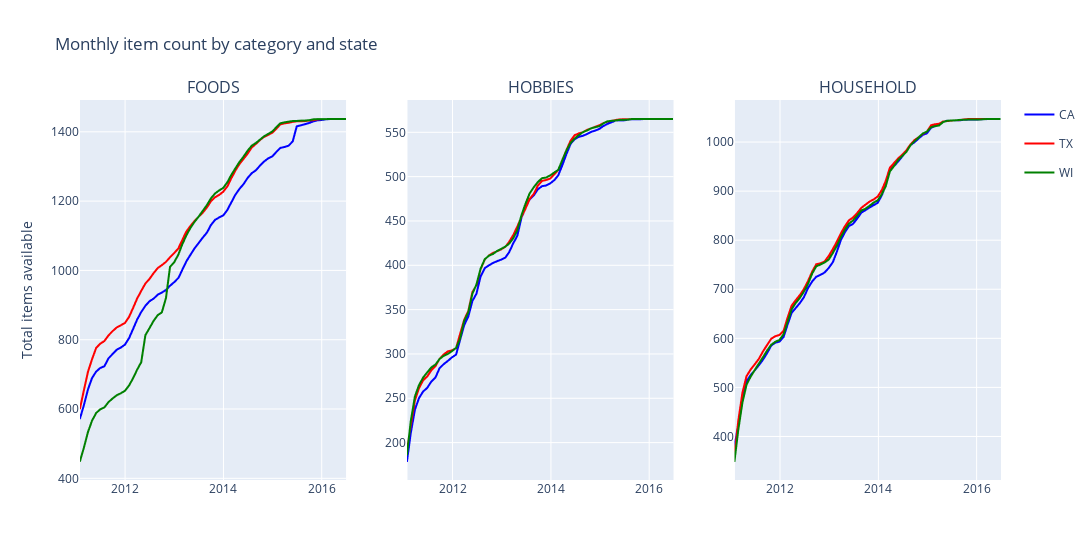

Here is the notebook cell this chart was saved with:
### Markdown cell above
There is some imbalance in product count in categories and departments.

### Code cell
# how many of each category are on sale over time

# first get the number count of each product in each state over time (sum of all stores)
to_plot = \
(df
.groupby(['cat_id','state_id','item_id','wm_yr_wk'], observed=True)
.agg(item_count=('sell_price_cent','count'))
.reset_index())

# divide through by the number of stores in that state
for state, n_stores in {'CA':4,'WI':3,'TX':3}.items():
    to_plot.item_count = np.where(
        to_plot.state_id.values==state, # condition
        to_plot.item_count.values/n_stores, # where true 
        to_plot.item_count.values) # where false

# num of items in that cat in that state in that week   
to_plot = \
(to_plot
.groupby(['cat_id','state_id','wm_yr_wk'], observed=True)
.agg(item_count=('item_count','sum'))
.reset_index())

# match wm_yr_wk to a date
cal_df = pd.read_csv(
    RAW_DATA_PATH / 'calendar.csv',
    parse_dates=['date'],
    usecols=['date','wm_yr_wk'])

# join to dates and resample to find the monthly average
to_plot = \
(to_plot
.merge(
    cal_df,
    left_on=['wm_yr_wk'],
    right_on=['wm_yr_wk'])
.groupby(['cat_id','state_id'])
.resample('M', on='date')
.mean()
.reset_index('date'))

# display(to_plot.sample(5))

category_ids = to_plot.index.get_level_values('cat_id').categories.to_list()
state_ids = to_plot.index.get_level_values('state_id').categories.to_list()

fig = make_subplots(rows=1, cols=3, column_titles=category_ids)

# plot as lines
for col, category_id in enumerate(category_ids):
    for state_id in state_ids:
        tmp = to_plot.loc[(category_id, state_id), :]
        fig.add_trace(
            go.Scattergl(
                x=tmp.date,
                y=tmp.item_count,
                name=state_id,
                legendgroup=state_id,
                showlegend=not col,
                mode='lines',
                marker=go.scattergl.Marker(
                    color={'CA':'blue','TX':'red','WI':'green'}[state_id])),
            row=1, col=col+1)

layout = go.Layout(
    width=1200,
    title="Monthly item count by category and state",
    yaxis_title="Total items available")

fig.update_layout(layout)
fig
